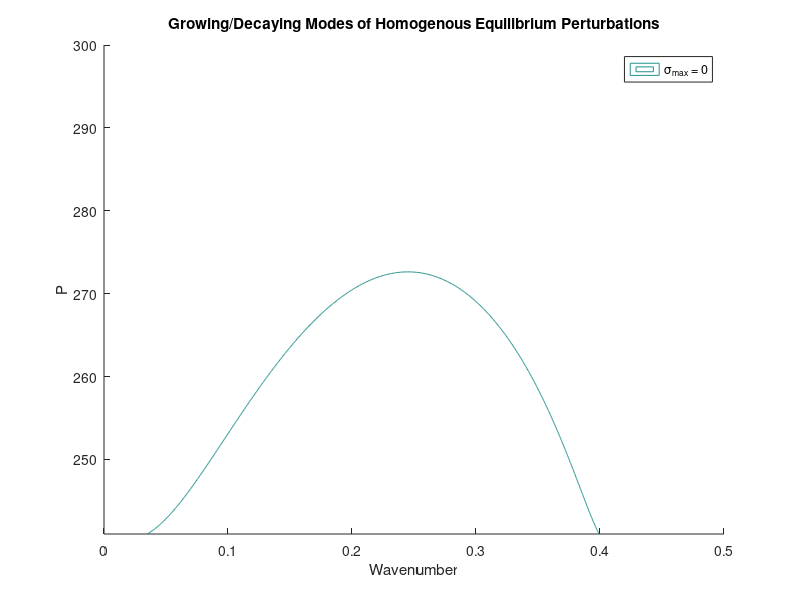

Write MATLAB code to recreate this figure.

clf
hold on
%Param values from Gandhi et al
D = 10; %Seed dispersal rate 
L = 4; %Evap Rate
M = 1.8; %Mortality Rate
J = 0.003; %Water Use Efficiency
V = 63; %Advection Rate
R = 100; %Transpiration Rate

Beq = @(P) 0.5*(P*J/M + sqrt((P*J/M)^2-4*L/R)); % Formula for stable, nontrivial 
                                                % equilibrium value of B as a func of P 
kres = 0.001;
kmin = 0;
kmax = 0.5;
kindex = 0;
Pres = 0.1;

sig = zeros(length(241:Pres:300),length(kmin:kres:kmax));
A = zeros(2,2);


for k = kmin:kres:kmax %Wave numbers
    kindex = kindex + 1;
    Pindex = 0;
    for P = 241:Pres:300 %Turing Bif occurs in this range according to Gandhi et al plot
        Pindex = Pindex + 1;
        B = Beq(P);
        W = M/(J*R*B);
        A(1,1) = V*1i*k - R*B^2 - L;
        A(1,2) = -2*R*W*B;
        A(2,1) = J*R*B^2;
        A(2,2) = -D*k^2 + 2*J*R*W*B - M;
        sig(Pindex,kindex) = max(real(eig(A)));
%         if sig(Pindex,kindex) < 0
%            sig(Pindex,kindex) = 0;
%         else
%             sig(Pindex,kindex) = 1;
%         end
    end
end

%plot

xax = kmin:kres:kmax;
yax = 241:Pres:300;

[X, Y] = meshgrid(xax,yax);

contour(X,Y,sig,[0 0])
title('Growing/Decaying Modes of Homogenous Equilibrium Perturbations')
xlabel('Wavenumber')
ylabel('P')
legend('\sigma_{max} = 0')


